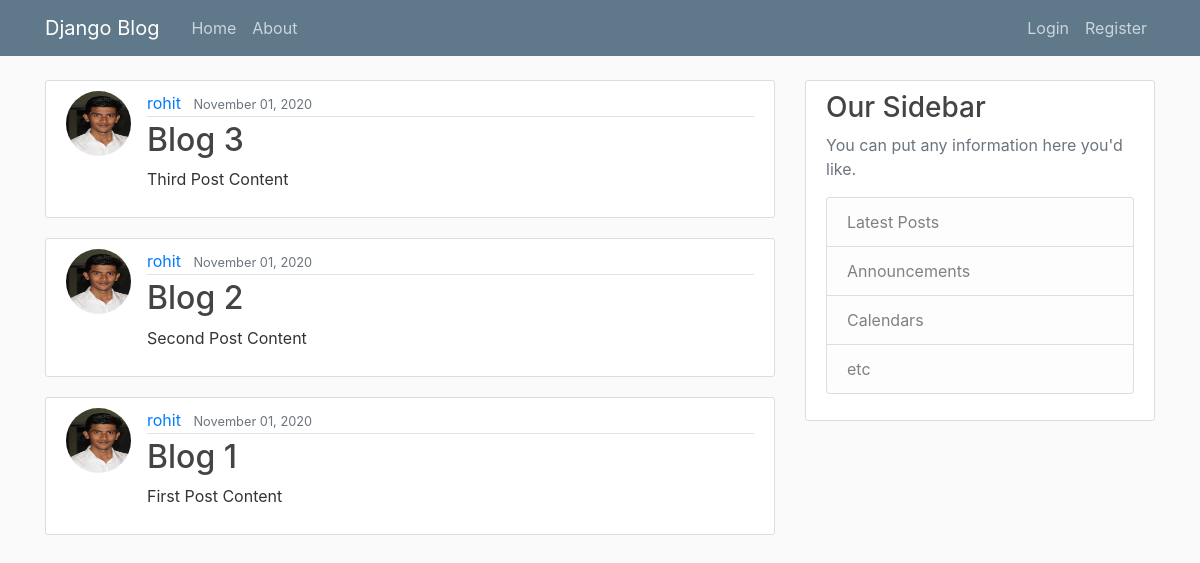
The page / on the database its author committed.
### blog/models.py (models this page shows, shortened)
class Post(models.Model):
    title = models.CharField(max_length=100)
    content = models.TextField()
    date_posted = models.DateTimeField(default=timezone.now)
    aurthor = models.ForeignKey(User, on_delete=models.CASCADE)

### users/models.py (models this page shows, shortened)
class Profile(models.Model):
    user = models.OneToOneField(User, on_delete=models.CASCADE)
    image = models.ImageField(default='default.jpg', upload_to='profile_pics')

### blog/views.py (the view)
# urls.py: path('', PostListView.as_view(), name='blog-home'),
class PostListView(ListView):
    model = Post
    template_name = 'blog/home.html'
    context_object_name = 'posts'
    ordering = ['-date_posted']

### blog/templates/blog/home.html
{% extends 'blog/base.html' %}
{% block content %}
{% for post in posts %}
    <article class="media content-section">
        <img  class = "rounded-circle article-img" src="{{ post.aurthor.profile.image.url }}" alt="">
        <div class="media-body">
        <div class="article-metadata">
            <a class="mr-2" href="#">{{ post.aurthor }}</a>
            <small class="text-muted">{{ post.date_posted|date:"F d, Y" }}</small>
        </div>
        <h2><a class="article-title" href="{% url 'post-detail' post.id %}">{{ post.title }}</a></h2>
        <p class="article-content">{{ post.content }}</p>
        </div>
    </article>
{% endfor %}
{% endblock content %}

### blog/static/blog/main.css (style rules this page uses)
body { background: #fafafa; color: #333333; margin-top: 5rem; }
h1, h2, h3, h4, h5, h6 { color: #444444; }
.content-section { background: #ffffff; padding: 10px 20px; border: 1px solid #dddddd; border-radius: 3px; margin-bottom: 20px; }
.article-title { color: #444444; }
.article-content { white-space: pre-line; }
.article-img { height: 65px; width: 65px; margin-right: 16px; }
.article-metadata { padding-bottom: 1px; margin-bottom: 4px; border-bottom: 1px solid #e3e3e3 }

### rows shown on the page
Post: aurthor.profile.image (picture), aurthor "rohit", date_posted "November 01, 2020", title "Blog 3", content "Third Post Content"
Post: aurthor.profile.image (picture), aurthor "rohit", date_posted "November 01, 2020", title "Blog 2", content "Second Post Content"
Post: aurthor.profile.image (picture), aurthor "rohit", date_posted "November 01, 2020", title "Blog 1", content "First Post Content"
